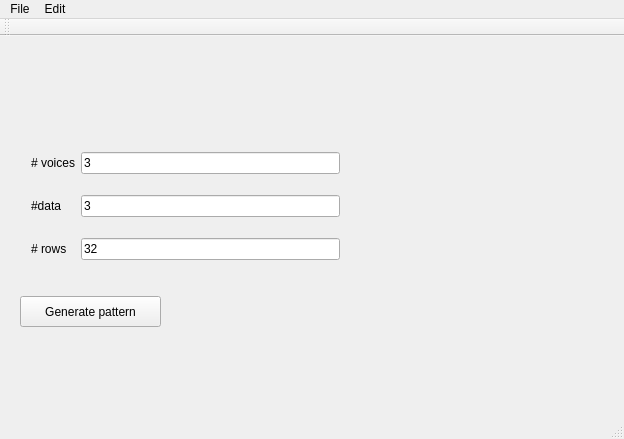
<?xml version="1.0" encoding="UTF-8"?>
<ui version="4.0">
 <class>MainWindow</class>
 <widget class="QMainWindow" name="MainWindow">
  <property name="geometry">
   <rect>
    <x>0</x>
    <y>0</y>
    <width>624</width>
    <height>439</height>
   </rect>
  </property>
  <property name="windowTitle">
   <string>Copper Tracker</string>
  </property>
  <widget class="QWidget" name="centralWidget">
   <widget class="QPushButton" name="pushButton">
    <property name="geometry">
     <rect>
      <x>20</x>
      <y>260</y>
      <width>141</width>
      <height>31</height>
     </rect>
    </property>
    <property name="text">
     <string>Generate pattern</string>
    </property>
   </widget>
   <widget class="QWidget" name="gridLayoutWidget">
    <property name="geometry">
     <rect>
      <x>20</x>
      <y>90</y>
      <width>331</width>
      <height>161</height>
     </rect>
    </property>
    <layout class="QGridLayout" name="gridLayout">
     <item row="0" column="1">
      <widget class="QLineEdit" name="leVoices">
       <property name="text">
        <string>3</string>
       </property>
      </widget>
     </item>
     <item row="0" column="0">
      <widget class="QLabel" name="label">
       <property name="text">
        <string># voices</string>
       </property>
      </widget>
     </item>
     <item row="1" column="0">
      <widget class="QLabel" name="label_2">
       <property name="text">
        <string>#data</string>
       </property>
      </widget>
     </item>
     <item row="1" column="1">
      <widget class="QLineEdit" name="leData">
       <property name="text">
        <string>3</string>
       </property>
      </widget>
     </item>
     <item row="2" column="0">
      <widget class="QLabel" name="label_3">
       <property name="text">
        <string># rows</string>
       </property>
      </widget>
     </item>
     <item row="2" column="1">
      <widget class="QLineEdit" name="leRows">
       <property name="text">
        <string>32</string>
       </property>
      </widget>
     </item>
    </layout>
   </widget>
  </widget>
  <widget class="QMenuBar" name="menuBar">
   <property name="geometry">
    <rect>
     <x>0</x>
     <y>0</y>
     <width>624</width>
     <height>22</height>
    </rect>
   </property>
   <widget class="QMenu" name="menuFile">
    <property name="title">
     <string>File</string>
    </property>
    <addaction name="actionOpen"/>
    <addaction name="actionSave"/>
    <addaction name="actionClose"/>
    <addaction name="actionQuit"/>
   </widget>
   <widget class="QMenu" name="menuEdit">
    <property name="title">
     <string>Edit</string>
    </property>
    <addaction name="actionCopy"/>
    <addaction name="actionPaste"/>
   </widget>
   <addaction name="menuFile"/>
   <addaction name="menuEdit"/>
  </widget>
  <widget class="QToolBar" name="mainToolBar">
   <attribute name="toolBarArea">
    <enum>TopToolBarArea</enum>
   </attribute>
   <attribute name="toolBarBreak">
    <bool>false</bool>
   </attribute>
  </widget>
  <widget class="QStatusBar" name="statusBar"/>
  <action name="actionOpen">
   <property name="text">
    <string>Open</string>
   </property>
  </action>
  <action name="actionSave">
   <property name="text">
    <string>Save</string>
   </property>
  </action>
  <action name="actionClose">
   <property name="text">
    <string>Close</string>
   </property>
  </action>
  <action name="actionQuit">
   <property name="text">
    <string>Quit</string>
   </property>
  </action>
  <action name="actionCopy">
   <property name="text">
    <string>Copy</string>
   </property>
  </action>
  <action name="actionPaste">
   <property name="text">
    <string>Paste</string>
   </property>
  </action>
 </widget>
 <layoutdefault spacing="6" margin="11"/>
 <resources/>
 <connections/>
</ui>
